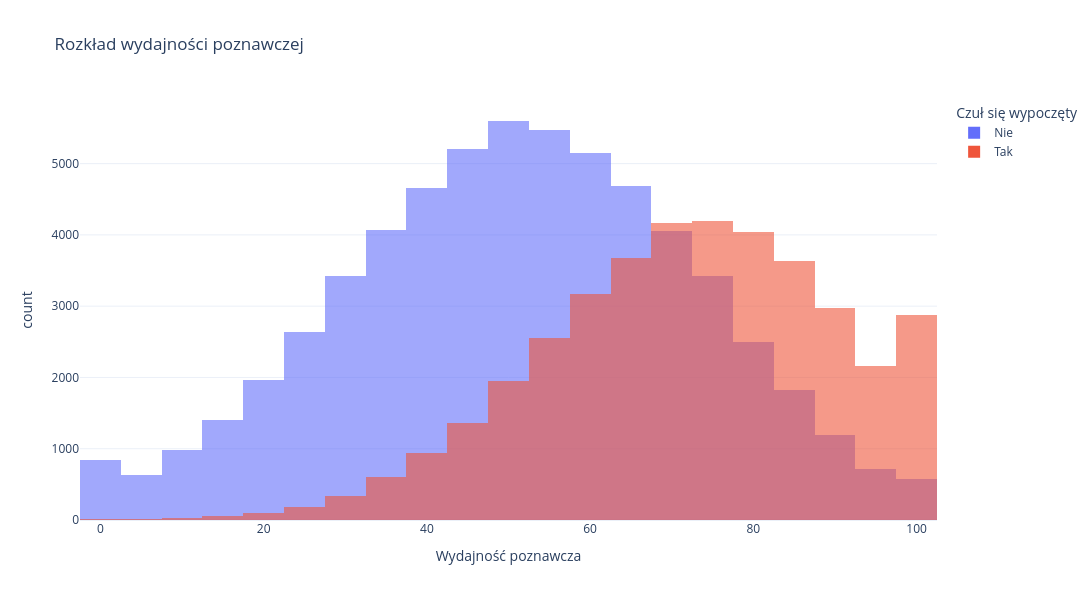

Source (notebook cell):
### Markdown cell above
## Histogram wydajności poznawczej

### Code cell
# Rozkład wydajności poznawczej
fig = px.histogram(
    df,
    x="cognitive_performance_score",
    color="felt_rested",
    nbins=40,
    barmode="overlay",
    opacity=0.6,
    labels={
        "cognitive_performance_score": "Wydajność poznawcza",
        "felt_rested": "Czuł się wypoczęty"
    },
    title="Rozkład wydajności poznawczej"
)
fig.update_layout(template="plotly_white", width=1600, height=600)
fig.show()

### Figure 1 — Plotly figure (JSON) as saved in the notebook; plotly's stock layout.template omitted (floating-point values rounded to 4 significant figures; data arrays with more than 128 entries replaced by an {"elided": "..."} marker saying what was removed)
{"data": [{"bingroup": "x", "hovertemplate": "Czuł się wypoczęty=Nie<br>Wydajność poznawcza=%{x}<br>count=%{y}<extra></extra>", "legendgroup": "Nie", "marker": {"color": "#636efa", "opacity": 0.6, "pattern": {"shape": ""}}, "name": "Nie", "nbinsx": 40, "orientation": "v", "showlegend": true, "type": "histogram", "x": {"elided": "60988 float values"}, "xaxis": "x", "yaxis": "y"}, {"bingroup": "x", "hovertemplate": "Czuł się wypoczęty=Tak<br>Wydajność poznawcza=%{x}<br>count=%{y}<extra></extra>", "legendgroup": "Tak", "marker": {"color": "#EF553B", "opacity": 0.6, "pattern": {"shape": ""}}, "name": "Tak", "nbinsx": 40, "orientation": "v", "showlegend": true, "type": "histogram", "x": {"elided": "39012 float values"}, "xaxis": "x", "yaxis": "y"}], "layout": {"barmode": "overlay", "height": 600, "legend": {"title": {"text": "Czuł się wypoczęty"}, "tracegroupgap": 0}, "title": {"text": "Rozkład wydajności poznawczej"}, "width": 1600, "xaxis": {"anchor": "y", "domain": [0, 1], "title": {"text": "Wydajność poznawcza"}}, "yaxis": {"anchor": "x", "domain": [0, 1], "title": {"text": "count"}}}}
